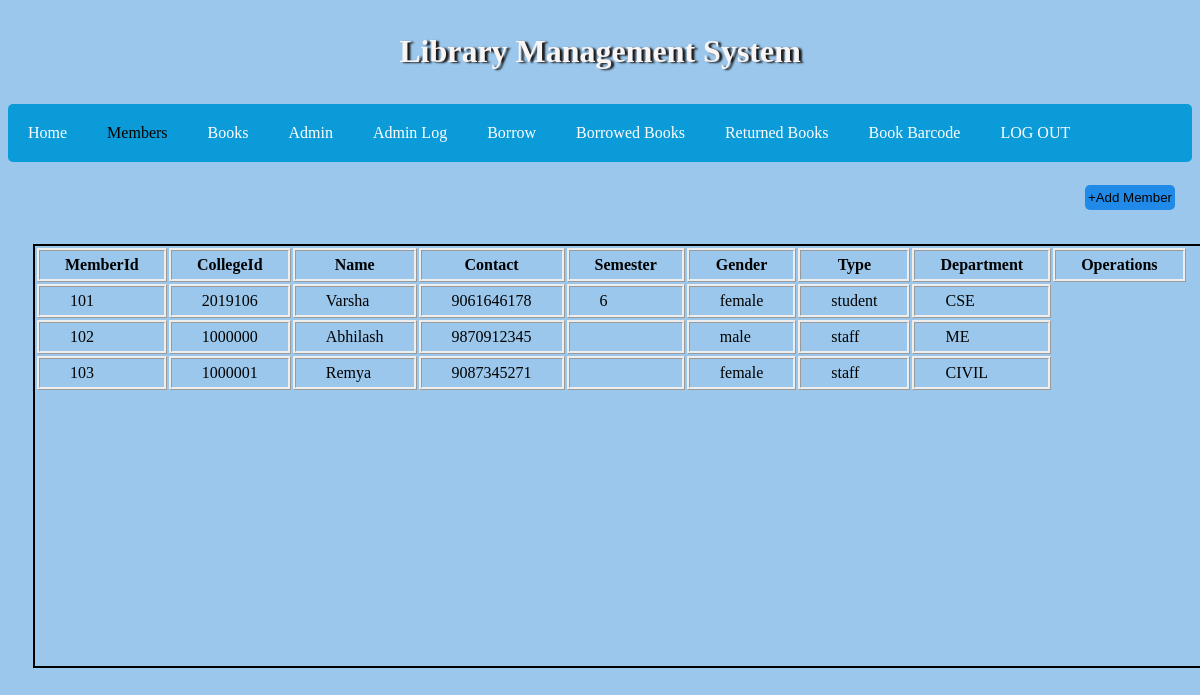
Screenshot of /member1.php with the database file from the repository.
### tables this page shows
CREATE TABLE `member_registration` (
  `member_id` int(11) NOT NULL,
  `college_id` int(50) NOT NULL,
  `name` varchar(50) NOT NULL,
  `contact` varchar(50) DEFAULT NULL,
  `semester` varchar(10) NOT NULL,
  `Gender` char(10) NOT NULL,
  `type` char(10) NOT NULL,
  `dept` char(20) NOT NULL
);

### member1.php (the view, shortened to what this page needs)
<?php
    include('db_connect.php');
  ?>
<!DOCTYPE html>
<html lang="en">
<head>
    <link rel="stylesheet" href="css/member1.css">
</head>
<body>
    <header>
        <h1>Library Management System</h1>
        <nav>
        <a href="home.php">Home</a>
            <a href="member1.php" class="active">Members</a>
            <a href="book.php">Books</a>
            <a href="admin.php">Admin</a>
            <a href="admin_log.php">Admin Log</a>
            <a href="issue_book.php">Borrow</a>
            <a href="borrow_booklist.php">Borrowed Books</a>
            <a href="return_book.php">Returned Books</a>
            <a href="/barcode/index.php">Book Barcode</a>
            <a href="login.php">LOG OUT</a>
        </nav>
    </header>
    <form action="addmember.php"  method="POST">
    <input type="submit" name="submit" value="+Add Member">
</form >
    <section class="table">
        <table>
            <thead>
                <th>MemberId</th>
                <th>CollegeId</th>
                <th>Name</th>
                <th>Contact</th>
                <th>Semester</th>
                <th>Gender</th>
                <th>Type</th>
                <th>Department</th>
                <th>Operations</th>
            </thead>
    <?php
          $result=mysqli_query($conn,"select * from member_registration order by member_id asc");
        while($res=mysqli_fetch_array($result))
        {
            echo '<tr>';
            echo '<td>'.$res['member_id'].'</td>';
            echo '<td>'.$res['college_id'].'</td>';
            echo '<td>'.$res['name'].'</td>';
            echo '<td>'.$res['contact'].'</td>';
            echo '<td>'.$res['semester'].'</td>';
            echo '<td>'.$res['Gender'].'</td>';
            echo '<td>'.$res['type'].'</td>';
            echo '<td>'.$res['dept'].'</td>';
             echo '</tr>';
         }
     ?>
        </table>
    </section>
</body>
</html>

### css/member1.css (style rules this page uses)
header h1 { padding: 12px; text-align: center; color: rgb(250, 245, 245); font-family: 'Times New Roman', Times, serif; text-shadow: 3px 1px 2px rgb(27, 25, 25); }
body { background-color: rgba(144, 193, 233, 0.902);; }
nav a { text-decoration: none; color: white; text-align: center; padding: 20px; float: left; }
nav { border-radius: 5px; background-color: rgb(11, 155, 216); overflow: hidden; }
section { padding: 0px; margin: 0px; width: 50%; border: none; }
input[type="submit"] { padding: 5px 3px; margin: 5px 5px; border: none; border-radius: 5px; background-color: rgb(31, 138, 231); position: absolute; top: 180px; right: 20px; }
table th { border-style: ridge; padding: 5px 25px; }
.table { border: 2px solid black; display: block; width: 1177px; margin: 82px 25px; }
th { padding: 2px 30px; }
table td { border-style: ridge; padding: 5px 30px; overflow: scroll; }

### member1.php (style rules this page uses)
table th { border-style: ridge; padding: 5px 25px; }
.table { border: 2px solid black; display: block; width: 1177px; height: 420px; margin: 82px 25px; overflow: scroll; }
th { padding: 2px 30px; }
table td { border-style: ridge; padding: 5px 30px; overflow: hidden; }
.active { color: black; }

### rows the page displays
member_registration: member_id "101", college "2019106", name "Varsha", contact "9061646178", semester "6", Gender "female", type "student", dept "CSE"
member_registration: member_id "102", college "1000000", name "Abhilash", contact "9870912345", Gender "male", type "staff", dept "ME"
member_registration: member_id "103", college "1000001", name "Remya", contact "9087345271", Gender "female", type "staff", dept "CIVIL"
